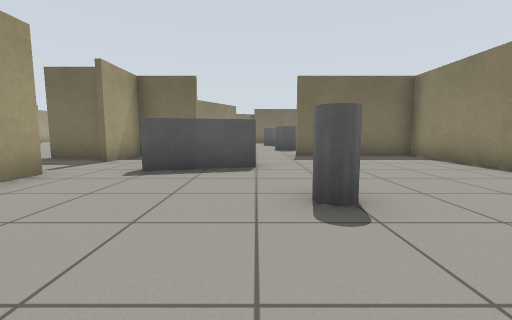
view 1 (above)

24 first-person views from a walk through a world built for the Gazebo simulator. The camera is 0.72 m above the floor, tilts 6° down and sees 90° across. The floor is counted in squares, 1 m on a side. Each view is taken from the middle of a square. On the plan, view 1 faces up. The plan holds only what a view shows up to about 9 squares ahead; the rest is blank.

view 2
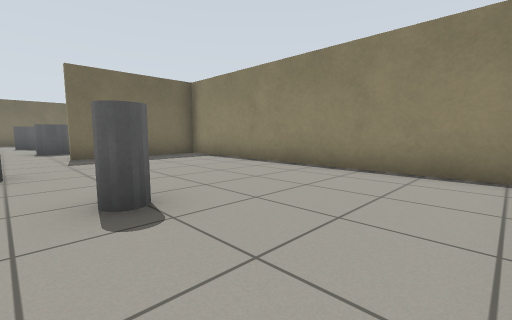

view 3
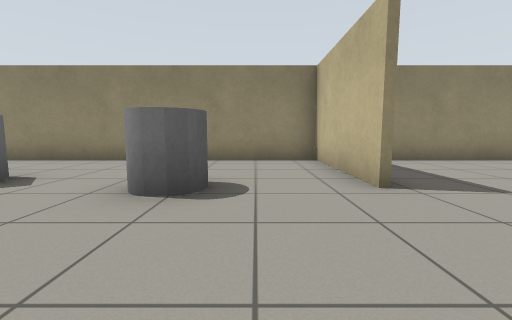

view 4
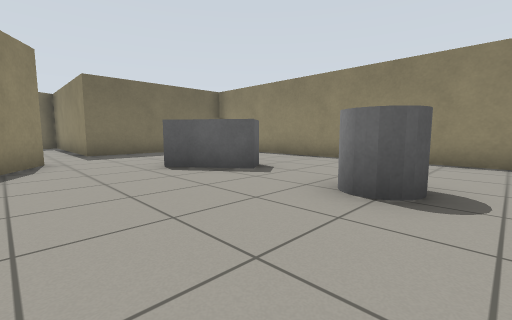

view 5
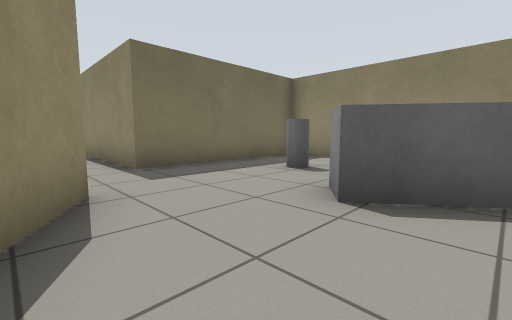

view 6
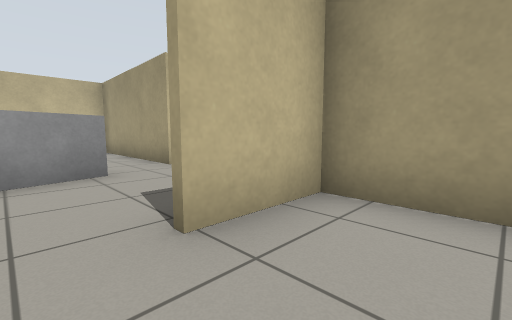

view 7
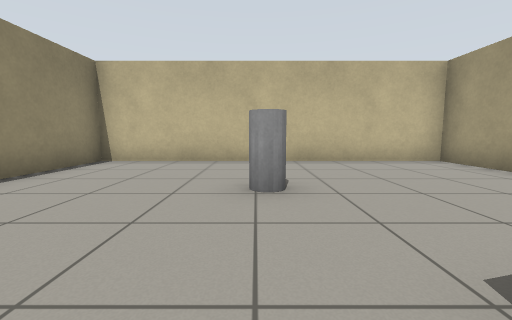

view 8
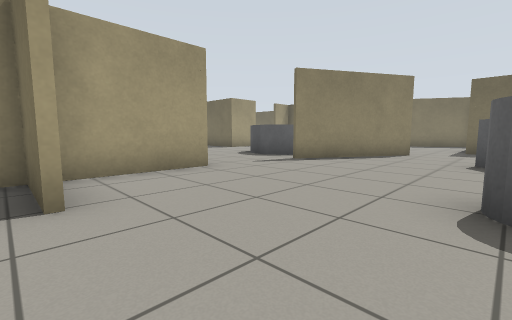

view 9
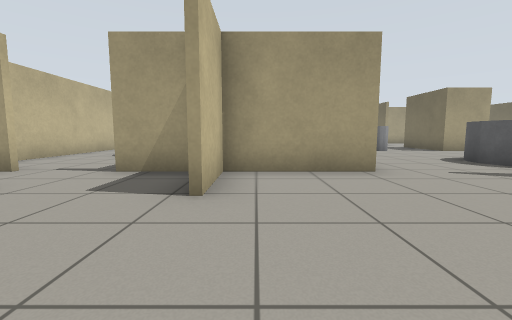

view 10
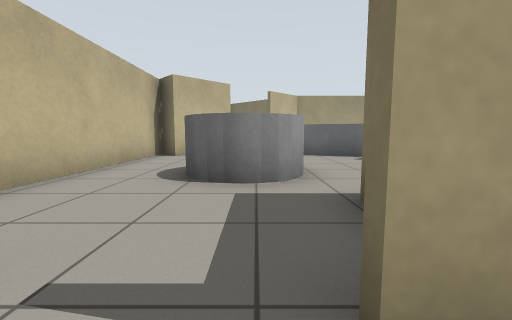

view 11
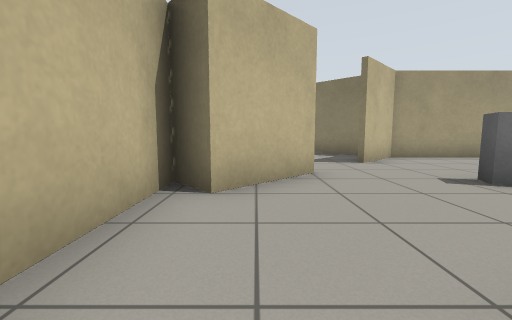

view 12
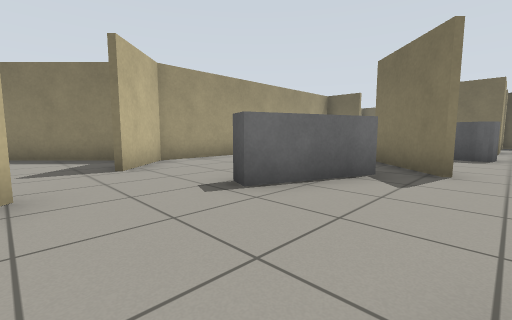

view 13
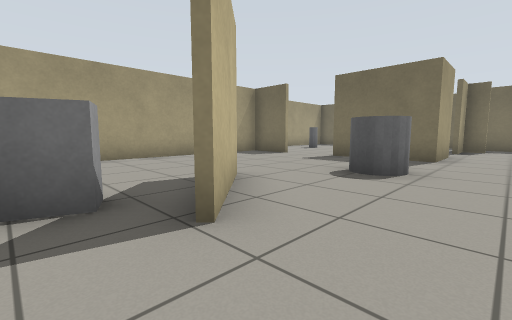

view 14
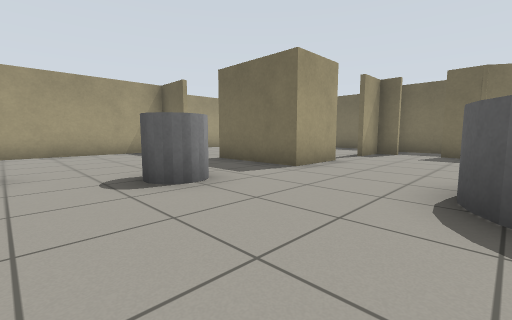

view 15
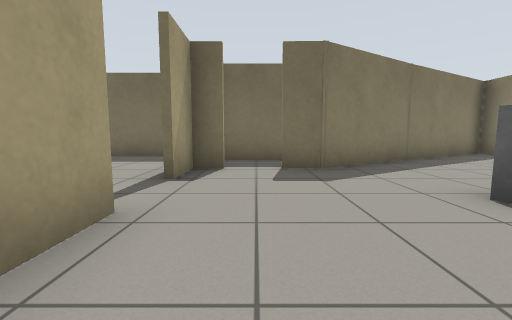

view 16
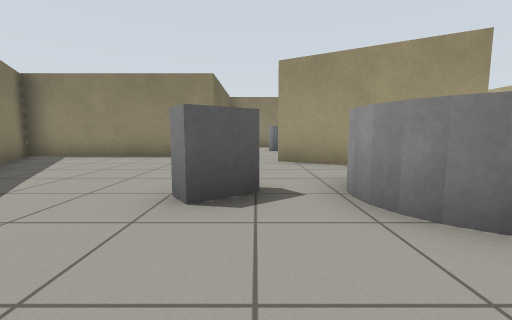

view 17
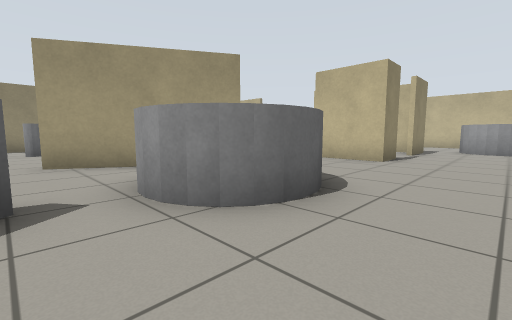

view 18
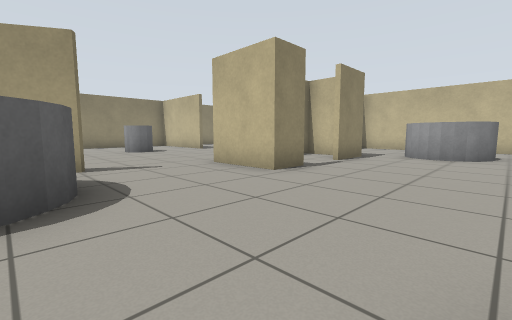

view 19
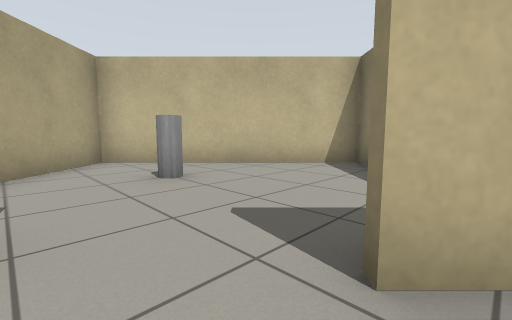

view 20
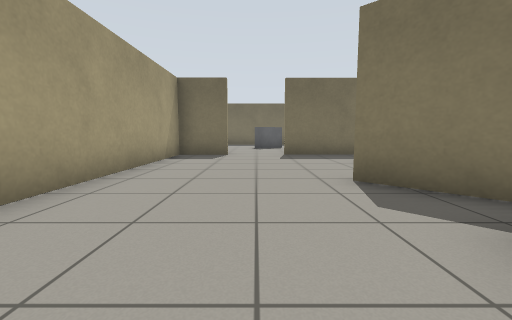

view 21
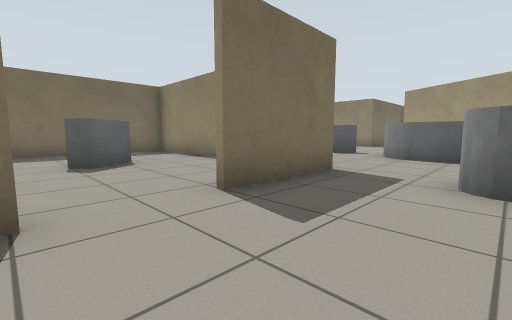

view 22
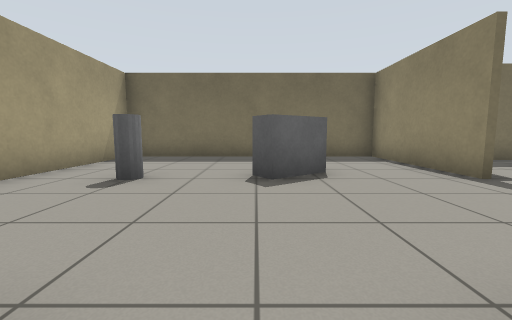

view 23
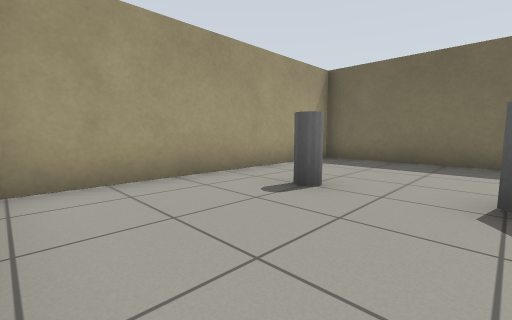

view 24
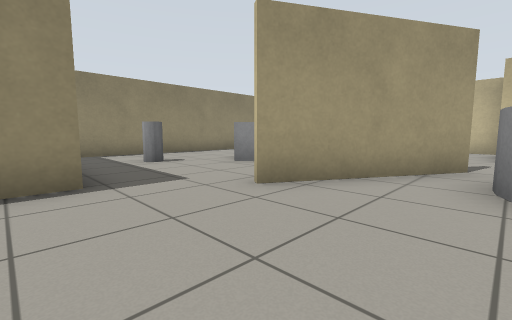

### Floor plan
Points are (right, up) in squares from view 1. A wall is a line through its corners. A room is listed if a view was taken in it or the views show most of it. See-through windows are left out.
Room 1 (views 1, 2, 3, 4, 5, 6, 7, 8, 9, 10)
walls: (1.3, 8.4) (5, 8.4); (-1.9, 8.2) (-3.7, 8.2) (-3.7, 6.4); (5, 8.2) (1.3, 8.2); (-3.7, 11.2) (-3.7, 8.4) (-1.9, 8.4); (-3.7, 4.5) (-3.7, -0.6) (5, -0.6) (5, 19.3) (-0.1, 19.3); (-1.3, 17.4) (-3.3, 13.9)
ways out: opening at (-4, 5.5) to room 2; opening at (-3.5, 12.5) to room 2; opening at (-1.5, 18.5) to room 2
objects: grey box (-2, 5) to (0, 6); grey cylinder (1, 3); grey cylinder (1, 11) to (2, 11); grey box (1, 14) to (2, 15); grey cylinder (2, 17)
Room 2 (views 11, 12, 13, 14, 15, 16, 17, 18, 19, 20, 21, 22, 24)
walls: (-9.7, 10) (-11.6, 11.9); (-11.5, 12) (-9.6, 10.1); (-5.7, 10.1) (-5.7, 11.2) (-3.7, 11.2); (-3.5, 13.9) (-1.4, 17.5); (-9.3, 18.4) (-9.3, 16.5) (-12.1, 16.5); (-4.9, 7.3) (-3.9, 7.3); (-13.9, 16.5) (-15.5, 16.5) (-15.5, 8) (-14.1, 6.5); (-4.2, 7.1) (-5.7, 7.1) (-5.7, 8.7); (-9.3, 21.3) (-9.3, 19.9); (-12.7, 5.1) (-11, 3.5); (-6.1, 22.8) (-8.9, 22.8); (-0.1, 19.3) (-0.1, 25.2) (-6.6, 21.2) (-7.5, 21.2); (-11.7, 2.8) (-5.6, 2.8)
ways out: opening at (-4, 5.5) to room 1; opening at (-3.5, 12.5) to room 1; opening at (-1.5, 18.5) to room 1; opening at (-13, 17) to room 3; opening at (-9, 19) to room 3; opening at (-13, 6)
objects: grey box (-12, 8) to (-11, 9); grey cylinder (-10, 14) to (-9, 14); grey cylinder (-8, 5) to (-7, 7); grey cylinder (-6, 15) to (-4, 17); grey box (-5, 18) to (-5, 19)
Room 3 (view 23)
walls: (-9.4, 19.9) (-9.4, 23.8) (-16.9, 23.8) (-16.9, 16.9)
ways out: opening at (-13, 17) to room 2; opening at (-9, 19) to room 2
objects: grey cylinder (-15, 20); grey box (-13, 20) to (-12, 21)

Where each view was taken, in squares from view 1:
view 1: 0 up, 0 right, facing up
view 2: 0 up, 0 right, facing up-right
view 3: 10 up, 2 left, facing right
view 4: 10 up, 2 left, facing up-right
view 5: 14 up, 2 left, facing up-right
view 6: 10 up, 1 left, facing down-left
view 7: 6 up, 1 right, facing down
view 8: 8 up, 1 right, facing up-left
view 9: 9 up, 1 right, facing left
view 10: 6 up, 3 left, facing left
view 11: 4 up, 8 left, facing left
view 12: 5 up, 9 left, facing up-left
view 13: 9 up, 8 left, facing up-left
view 14: 12 up, 6 left, facing up-left
view 15: 16 up, 8 left, facing up
view 16: 18 up, 8 left, facing right
view 17: 18 up, 8 left, facing down-right
view 18: 15 up, 9 left, facing down-right
view 19: 7 up, 13 left, facing down-left
view 20: 8 up, 13 left, facing up
view 21: 14 up, 14 left, facing up-right
view 22: 16 up, 13 left, facing up
view 23: 17 up, 13 left, facing up-left
view 24: 20 up, 4 left, facing down-right
